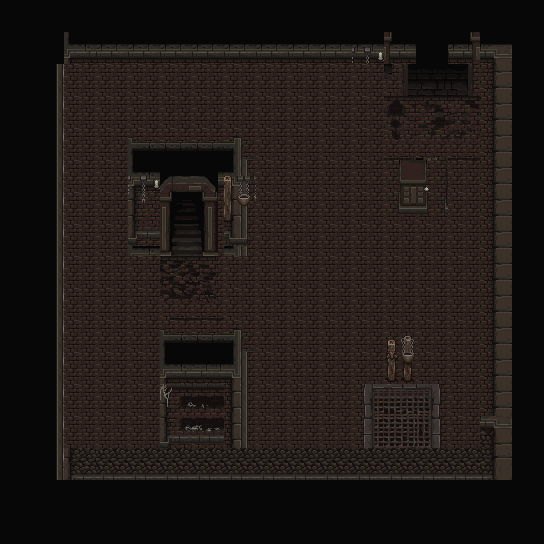

The image is a tile-based game level rendered from a .tmx file. Its description and complete source (layers, tilesets, objects, tile grids) follow:
An orthogonal 17x17 tile map with 32x32 px tiles, 4 tile layers (White, Ground, Walls, Objects), 5 tilesets and 13 objects.

<map version="1.4" tiledversion="1.4.3" orientation="orthogonal" renderorder="right-down" width="17" height="17" tilewidth="32" tileheight="32" infinite="0" nextlayerid="6" nextobjectid="16">
 <tileset firstgid="1" name="VillageMapMode" tilewidth="32" tileheight="32" spacing="2" tilecount="49" columns="7">
  <image source="decorative.png" width="256" height="256" />
 </tileset>
 <tileset firstgid="50" name="Serene_Village_32x32" tilewidth="32" tileheight="32" spacing="2" tilecount="714" columns="17">
  <image source="Serene_Village_revamped_v1.8/SERENE_VILLAGE_REVAMPED/Serene_Village_32x32.png" width="608" height="1440" />
 </tileset>
 <tileset firstgid="764" name="Tileset_32x32_1 - Copy" tilewidth="32" tileheight="32" spacing="2" tilecount="81" columns="9">
  <image source="Modern_Interiors_Free_v2.1/Modern tiles_Free/Interiors_free/32x32/Tileset_32x32_1 - Copy.png" width="320" height="320" />
 </tileset>
 <tileset firstgid="845" name="Interiors_free_32x32" tilewidth="32" tileheight="32" spacing="2" tilecount="780" columns="15">
  <image source="Modern_Interiors_Free_v2.1/Modern tiles_Free/Interiors_free/32x32/Interiors_free_32x32.png" width="512" height="1792" />
 </tileset>
 <tileset firstgid="1625" name="mainlevbuild" tilewidth="32" tileheight="32" spacing="2" tilecount="540" columns="30">
  <image source="mainlevbuild.png" width="1024" height="640" />
 </tileset>
 <layer id="1" name="White" width="17" height="17">
  <data encoding="csv">
1690,1690,1690,1690,1690,1690,1690,1690,1690,1690,1690,1690,1690,1690,1690,1690,1690,
1690,1690,1690,1690,1690,1690,1690,1690,1690,1690,1690,1690,1690,1690,1690,1690,1690,
1690,1690,1690,1690,1690,1690,1690,1690,1690,1690,1690,1690,1690,1690,1690,1690,1690,
1690,1690,1690,1690,1690,1690,1690,1690,1690,1690,1690,1690,1690,1690,1690,1690,1690,
1690,1690,1690,1690,1690,1690,1690,1690,1690,1690,1690,1690,1690,1690,1690,1690,1690,
1690,1690,1690,1690,1690,1690,1690,1690,1690,1690,1690,1690,1690,1690,1690,1690,1690,
1690,1690,1690,1690,1690,1690,1690,1690,1690,1690,1690,1690,1690,1690,1690,1690,1690,
1690,1690,1690,1690,1690,1690,1690,1690,1690,1690,1690,1690,1690,1690,1690,1690,1690,
1690,1690,1690,1690,1690,1690,1690,1690,1690,1690,1690,1690,1690,1690,1690,1690,1690,
1690,1690,1690,1690,1690,1690,1690,1690,1690,1690,1690,1690,1690,1690,1690,1690,1690,
1690,1690,1690,1690,1690,1690,1690,1690,1690,1690,1690,1690,1690,1690,1690,1690,1690,
1690,1690,1690,1690,1690,1690,1690,1690,1690,1690,1690,1690,1690,1690,1690,1690,1690,
1690,1690,1690,1690,1690,1690,1690,1690,1690,1690,1690,1690,1690,1690,1690,1690,1690,
1690,1690,1690,1690,1690,1690,1690,1690,1690,1690,1690,1690,1690,1690,1690,1690,1690,
1690,1690,1690,1690,1690,1690,1690,1690,1690,1690,1690,1690,1690,1690,1690,1690,1690,
1690,1690,1690,1690,1690,1690,1690,1690,1690,1690,1690,1690,1690,1690,1690,1690,1690,
1690,1690,1690,1690,1690,1690,1690,1690,1690,1690,1690,1690,1690,1690,1690,1690,1690
</data>
 </layer>
 <layer id="2" name="Ground" width="17" height="17">
  <data encoding="csv">
0,0,0,0,0,0,0,0,0,0,0,0,0,0,0,0,0,
0,1689,1689,1689,1689,1689,1689,1689,1689,1689,1689,1689,1689,1689,1689,1689,1689,
0,1690,1748,1748,1748,1748,1748,1748,1748,1748,1748,1748,1748,1748,1748,1689,1689,
0,1690,1748,1748,1748,1748,1748,1748,1748,1748,1748,1748,1748,1748,1748,1689,1689,
0,1690,1748,1748,1748,1748,1748,1748,1748,1748,1748,1748,1748,1748,1748,1689,1689,
0,1690,1748,1748,1748,1748,1748,1748,1748,1748,1748,1748,1748,1748,1748,1689,1689,
0,1690,1748,1748,1748,1748,1748,1748,1748,1748,1748,1748,1748,1748,1748,1689,0,
1690,1690,1748,1748,1748,1748,1748,1748,1748,1748,1748,1748,1748,1748,1748,0,0,
1690,1690,1748,1748,1748,1748,1748,1748,1748,1748,1748,1748,1748,1748,1748,0,0,
1690,1690,1748,1748,1748,1748,1748,1748,1748,1748,1748,1748,1748,1748,1748,0,0,
0,1690,1748,1748,1748,1748,1748,1748,1748,1748,1748,1748,1748,1748,1748,0,0,
0,1690,1748,1748,1748,1748,1748,1748,1748,1748,1748,1748,1748,1748,1748,0,0,
0,1690,1748,1748,1748,1748,1748,1748,1748,1748,1748,1748,1748,1748,1748,0,0,
0,1690,1748,1748,1748,1748,1748,1748,1748,1748,1748,1748,1748,1748,1748,0,0,
0,1690,1748,1748,1748,1748,1748,1748,1748,1748,1748,1748,1748,1748,1748,0,0,
0,0,0,0,0,0,0,0,0,0,0,0,0,0,0,0,0,
0,0,0,0,0,0,0,0,0,0,0,0,0,0,0,0,0
</data>
 </layer>
 <layer id="3" name="Walls" width="17" height="17">
  <data encoding="csv">
0,0,0,0,0,0,0,0,0,0,0,0,0,0,0,0,0,
0,0,1717,1718,1718,1718,1718,1718,1718,1718,1718,1718,1718,1718,1718,1719,0,
0,1806,0,0,0,0,0,0,0,0,0,0,1748,1748,1748,1749,0,
0,1806,0,0,0,0,0,0,0,0,0,0,1875,1873,1874,1749,0,
0,1806,0,1748,1657,1658,1658,1662,1748,0,0,0,1905,1903,1904,1749,0,
0,1806,0,1748,1717,1718,1718,1722,1748,0,0,0,1762,1763,0,1749,0,
0,1806,0,1748,1747,0,0,1752,1748,0,0,0,1792,1793,0,1749,0,
0,1806,0,0,1777,0,0,1782,0,0,0,0,0,0,0,1749,0,
0,1806,0,0,0,1876,1877,0,0,0,0,0,0,0,0,1749,0,
0,1806,0,0,0,1906,1907,0,0,0,0,0,0,0,0,1749,0,
0,1806,0,0,0,1657,1658,1662,0,0,0,0,0,0,0,1749,0,
0,1806,0,0,0,1717,1721,1722,0,0,0,0,0,0,0,1749,0,
0,1806,0,0,0,1747,0,1752,0,0,0,1819,1820,1821,0,1749,0,
0,1806,0,0,0,1747,0,1752,0,0,0,1849,1850,1851,0,1929,0,
0,1806,1957,1958,1958,1958,1958,1958,1958,1958,1958,1958,1958,1958,1958,1959,0,
0,0,0,0,0,0,0,0,0,0,0,0,0,0,0,0,0,
0,0,0,0,0,0,0,0,0,0,0,0,0,0,0,0,0
</data>
 </layer>
 <layer id="4" name="Objects" width="17" height="17">
  <data encoding="csv">
0,0,0,0,0,0,0,0,0,0,0,0,0,0,0,0,0,
0,0,0,0,0,0,0,0,0,0,0,5,1667,1691,1668,0,0,
0,0,0,0,0,0,0,0,0,0,0,0,3221227357,3221227356,3221227355,0,0,
0,0,0,0,0,0,0,0,0,0,0,0,0,0,0,0,0,
0,0,0,0,0,0,0,0,0,0,0,0,0,0,0,0,0,
0,0,0,0,5,1651,1652,3,0,0,0,0,0,7,0,0,0,
0,0,0,0,12,1681,1682,10,0,0,0,0,0,14,0,0,0,
0,0,0,0,0,1711,1712,0,0,0,0,0,0,0,0,0,0,
0,0,0,0,0,0,0,0,0,0,0,0,0,0,0,0,0,
0,0,0,0,0,0,0,0,0,0,0,0,0,0,0,0,0,
0,0,0,0,0,0,0,0,0,0,0,0,1,0,0,0,0,
0,0,0,0,0,0,0,0,0,0,0,0,8,0,0,0,0,
0,0,0,0,0,1807,1808,0,0,0,0,0,0,0,0,0,0,
0,0,0,0,0,1837,1838,0,0,0,0,0,0,0,0,0,0,
0,0,0,0,0,0,0,0,0,0,0,0,0,0,0,0,0,
0,0,0,0,0,0,0,0,0,0,0,0,0,0,0,0,0,
0,0,0,0,0,0,0,0,0,0,0,0,0,0,0,0,0
</data>
 </layer>
 <objectgroup id="5" name="ObjWalls">
  <object id="2" x="63" y="42" width="355" height="19" />
  <object id="4" x="384" y="13" width="98" height="26" />
  <object id="5" x="448" y="40" width="65" height="20" />
  <object id="6" x="494" y="59" width="20" height="422" />
  <object id="7" x="55" y="474" width="440" height="20" />
  <object id="8" x="22" y="64" width="40" height="409" />
  <object id="9" x="161" y="334" width="83" height="109" />
  <object id="10" x="387" y="338" width="28" height="42" />
  <object id="11" x="400" y="161" width="29" height="45" />
  <object id="12" x="130" y="147" width="34" height="108" />
  <object id="13" x="204" y="146" width="37" height="108" />
  <object id="14" x="163" y="147" width="37" height="55" />
  <object id="15" x="282" y="42" />
 </objectgroup>
</map>
